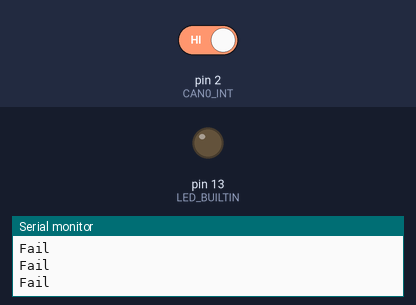
Simulated run of this sketch. Board: Arduino Uno, built with avr-gcc and run on an emulated ATmega328P. Shown: output pins drawn as LEDs (lit = HIGH), the last lines printed to the serial monitor. The test bench sets the inputs (shaded band); at power-on: pin 2 (CAN0_INT) HIGH.

Above: at 2.8 s.
2.9 s: pin 2 (CAN0_INT) driven LOW
At 4.2 s:
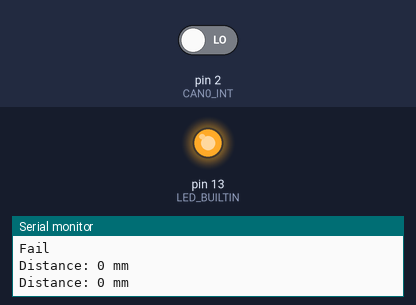
Timing chart, 0 to 5.9 s (numbered marks = the images above; inputs shaded):
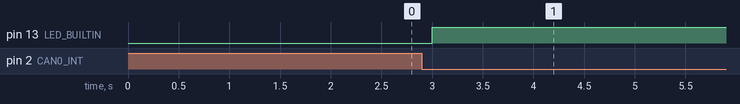

The sketch:

can_receive_HC-SR04.ino
```cpp
// CAN Receive HC-SR04
//

#include <mcp_can.h>
#include <SPI.h>

long unsigned int rxId;
unsigned char len = 0;
unsigned char rxBuf[8];
char msgString[128];                        // Array to store serial string

#define CAN0_INT 2                              // Set INT to pin 2
MCP_CAN CAN0(10);                               // Set CS to pin 10


void setup()
{
  Serial.begin(115200);

  if(CAN0.begin(MCP_ANY, CAN_500KBPS, MCP_16MHZ) == CAN_OK)
    Serial.println("MCP2515 Initialized Successfully!");
  else
    Serial.println("Error Initializing MCP2515...");

  CAN0.setMode(MCP_NORMAL);

  pinMode(CAN0_INT, INPUT);
  pinMode(LED_BUILTIN, OUTPUT);

  Serial.println("MCP2515 Library Receive Example...");
}

void loop()
{
  if(!digitalRead(CAN0_INT))
  {
    CAN0.readMsgBuf(&rxId, &len, rxBuf);

    int32_t distance = rxBuf[6];
    distance = (distance<<8)|rxBuf[7];

    if (distance < 255) digitalWrite(LED_BUILTIN, HIGH);
    else digitalWrite(LED_BUILTIN, LOW);

    Serial.print("Distance: ");
    Serial.print(distance);
    Serial.print(" mm");

  }
  else{
    Serial.print("Fail");
  }
    Serial.println();
    delay(1000);
}
```

Measured:
- after the input at 2.9 s, pin 13 (LED_BUILTIN): LOW → HIGH after 0.10 s
